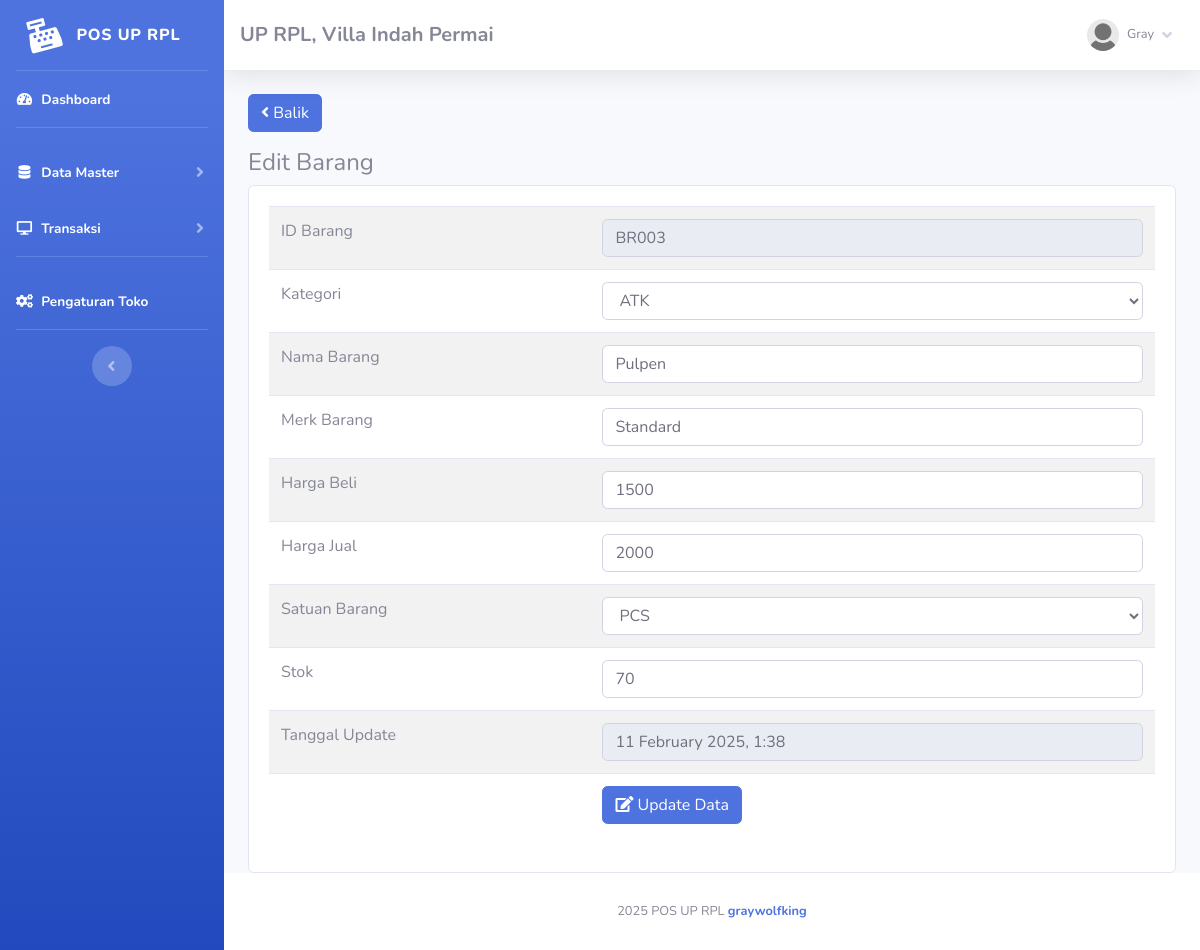
Screenshot of /index.php?page=barang/edit&barang=BR003 (signed in) with the database file from the repository.
### tables this page shows
CREATE TABLE `toko` (
  `id_toko` int(11) NOT NULL AUTO_INCREMENT,
  `nama_toko` varchar(255) NOT NULL,
  `alamat_toko` text NOT NULL,
  `tlp` varchar(255) NOT NULL,
  `nama_pemilik` varchar(255) NOT NULL,
  PRIMARY KEY (`id_toko`)
);

CREATE TABLE `member` (
  `id_member` int(11) NOT NULL AUTO_INCREMENT,
  `nm_member` varchar(255) NOT NULL,
  `alamat_member` text NOT NULL,
  `telepon` varchar(255) NOT NULL,
  `email` varchar(255) NOT NULL,
  `gambar` text NOT NULL,
  `NIK` text NOT NULL,
  PRIMARY KEY (`id_member`)
);

CREATE TABLE `barang` (
  `id` int(11) NOT NULL AUTO_INCREMENT,
  `id_barang` varchar(255) NOT NULL,
  `id_kategori` int(11) NOT NULL,
  `nama_barang` text NOT NULL,
  `merk` varchar(255) NOT NULL,
  `harga_beli` varchar(255) NOT NULL,
  `harga_jual` varchar(255) NOT NULL,
  `satuan_barang` varchar(255) NOT NULL,
  `stok` text NOT NULL,
  `tgl_input` varchar(255) NOT NULL,
  `tgl_update` varchar(255) DEFAULT NULL,
  PRIMARY KEY (`id`)
);

CREATE TABLE `kategori` (
  `id_kategori` int(11) NOT NULL AUTO_INCREMENT,
  `nama_kategori` varchar(255) NOT NULL,
  `tgl_input` varchar(255) NOT NULL,
  PRIMARY KEY (`id_kategori`)
);

### fungsi/view/view.php (called while the page is built, shortened)
<?php
class view
{
    protected $db;
    public function __construct($db)
    {
        $this->db = $db;
    }
    public function member_edit($id)
    {
        $sql = "select member.*, login.*
                from member inner join login on member.id_member = login.id_member
                where member.id_member= ?";
        $row = $this-> db -> prepare($sql);
        $row -> execute(array($id));
        $hasil = $row -> fetch();
        return $hasil;
    }
    public function toko()
    {
        $sql = "select*from toko where id_toko='1'";
        $row = $this-> db -> prepare($sql);
        $row -> execute();
        $hasil = $row -> fetch();
        return $hasil;
    }
    public function kategori()
    {
        $sql = "select*from kategori";
        $row = $this-> db -> prepare($sql);
        $row -> execute();
        $hasil = $row -> fetchAll();
        return $hasil;
    }
    public function barang_edit($id)
    {
        $sql = "select barang.*, kategori.id_kategori, kategori.nama_kategori
                from barang inner join kategori on barang.id_kategori = kategori.id_kategori
                where id_barang=?";
        $row = $this-> db -> prepare($sql);
        $row -> execute(array($id));
        $hasil = $row -> fetch();
        return $hasil;
    }
}

### admin/module/barang/edit/index.php (the view, shortened to what this page needs)
 <?php
	$id = $_GET['barang'];
	$hasil = $lihat -> barang_edit($id);
?>
 <a href="index.php?page=barang" class="btn btn-primary mb-3"><i class="fa fa-angle-left"></i> Balik </a>
 <h4>Edit Barang</h4>
<div class="card card-body">
	<div class="table-responsive">
		<table class="table table-striped">
			<form action="fungsi/edit/edit.php?barang=edit" method="POST">
				<tr>
					<td>ID Barang</td>
					<td><input type="text" readonly="readonly" class="form-control" value="<?php echo $hasil['id_barang'];?>"
							name="id"></td>
				</tr>
				<tr>
					<td>Kategori</td>
					<td>
						<select name="kategori" class="form-control">
							<option value="<?php echo $hasil['id_kategori'];?>"><?php echo $hasil['nama_kategori'];?></option>
							<?php  $kat = $lihat -> kategori(); foreach($kat as $isi){ 	?>
							<option value="<?php echo $isi['id_kategori'];?>"><?php echo $isi['nama_kategori'];?></option>
							<?php }?>
						</select>
					</td>
				</tr>
				<tr>
					<td>Nama Barang</td>
					<td><input type="text" class="form-control" value="<?php echo $hasil['nama_barang'];?>" name="nama"></td>
				</tr>
				<tr>
					<td>Merk Barang</td>
					<td><input type="text" class="form-control" value="<?php echo $hasil['merk'];?>" name="merk"></td>
				</tr>
				<tr>
					<td>Harga Beli</td>
					<td><input type="number" class="form-control" value="<?php echo $hasil['harga_beli'];?>" name="beli"></td>
				</tr>
				<tr>
					<td>Harga Jual</td>
					<td><input type="number" class="form-control" value="<?php echo $hasil['harga_jual'];?>" name="jual"></td>
				</tr>
				<tr>
					<td>Satuan Barang</td>
					<td>
						<select name="satuan" class="form-control">
							<option value="<?php echo $hasil['satuan_barang'];?>"><?php echo $hasil['satuan_barang'];?>
							</option>
						</select>
					</td>
				</tr>
				<tr>
					<td>Stok</td>
					<td><input type="number" class="form-control" value="<?php echo $hasil['stok'];?>" name="stok"></td>
				</tr>
				<tr>
					<td>Tanggal Update</td>
					<td><input type="text" readonly="readonly" class="form-control" value="<?php echo  date("j F Y, G:i");?>"
							name="tgl"></td>
				</tr>
				<tr>
					<td></td>
					<td><button class="btn btn-primary"><i class="fa fa-edit"></i> Update Data</button></td>
				</tr>
			</form>
		</table>
	</div>
</div>

### admin/template/sidebar.php (shortened to what this page needs)
<?php
    $id = $_SESSION['admin']['id_member'];
    $hasil_profil = $lihat -> member_edit($id);
?>
<ul class="navbar-nav bg-gradient-primary sidebar sidebar-dark accordion" id="accordionSidebar">
    <a class="sidebar-brand d-flex align-items-center justify-content-center" href="index.php">
        <div class="sidebar-brand-icon rotate-n-15">
            <i class="fas fa-cash-register"></i>
        </div>
        <div class="sidebar-brand-text mx-3">POS UP RPL<sup></sup></div>
    </a>
    <hr class="sidebar-divider my-0">
    <li class="nav-item active">
        <a class="nav-link" href="index.php">
            <i class="fas fa-fw fa-tachometer-alt"></i>
            <span>Dashboard</span></a>
    </li>
    <hr class="sidebar-divider">
    <li class="nav-item active">
        <a class="nav-link collapsed" href="#" data-toggle="collapse" data-target="#collapseTwo" aria-expanded="true"
            aria-controls="collapseTwo">
            <i class="fas fa-fw fa-database"></i>
            <span>Data Master</span>
        </a>
    </li>
    <li class="nav-item active">
        <a class="nav-link collapsed" href="#" data-toggle="collapse" data-target="#collapse3" aria-expanded="true"
            aria-controls="collapse3">
            <i class="fas fa-fw fa-desktop"></i>
            <span>Transaksi</span>
        </a>
    </li>
    <hr class="sidebar-divider">
    <li class="nav-item active">
        <a class="nav-link" href="index.php?page=pengaturan">
            <i class="fas fa-fw fa-cogs"></i>
            <span>Pengaturan Toko</span></a>
    </li>
    <hr class="sidebar-divider d-none d-md-block">
    <div class="text-center d-none d-md-inline">
        <button class="rounded-circle border-0" id="sidebarToggle"></button>
    </div>
</ul>
<div id="content-wrapper" class="d-flex flex-column">
    <div id="content">
        <nav class="navbar navbar-expand navbar-light bg-white topbar mb-4 static-top shadow">
            <h5 class="d-lg-block d-none mt-2"><b><?php echo $toko['nama_toko'];?>, <?php echo $toko['alamat_toko'];?></b></h5>
            <ul class="navbar-nav ml-auto">
                <li class="nav-item dropdown no-arrow">
                    <a class="nav-link dropdown-toggle" href="#" id="userDropdown" role="button" data-toggle="dropdown"
                        aria-haspopup="true" aria-expanded="false">
                        <img class="img-profile rounded-circle"
                            src="assets/img/user/<?php echo $hasil_profil['gambar'];?>">
                        <span
                            class="mr-2 d-none d-lg-inline text-gray-600 small ml-2"><?php echo $hasil_profil['nm_member'];?></span>
                        <i class="fas fa-angle-down"></i>
                    </a>
                </li>
            </ul>
        </nav>
        <div class="container-fluid">

### rows the page displays
toko: nama_toko "UP RPL", alamat_toko "Villa Indah Permai"
barang: id "BR003", kategori "ATK", nama "Pulpen", merk "Standard", beli "1500", jual "2000", satuan "PCS", stok "70"

### other values shown
$hasil_profil['nm_member'] "Gray"
